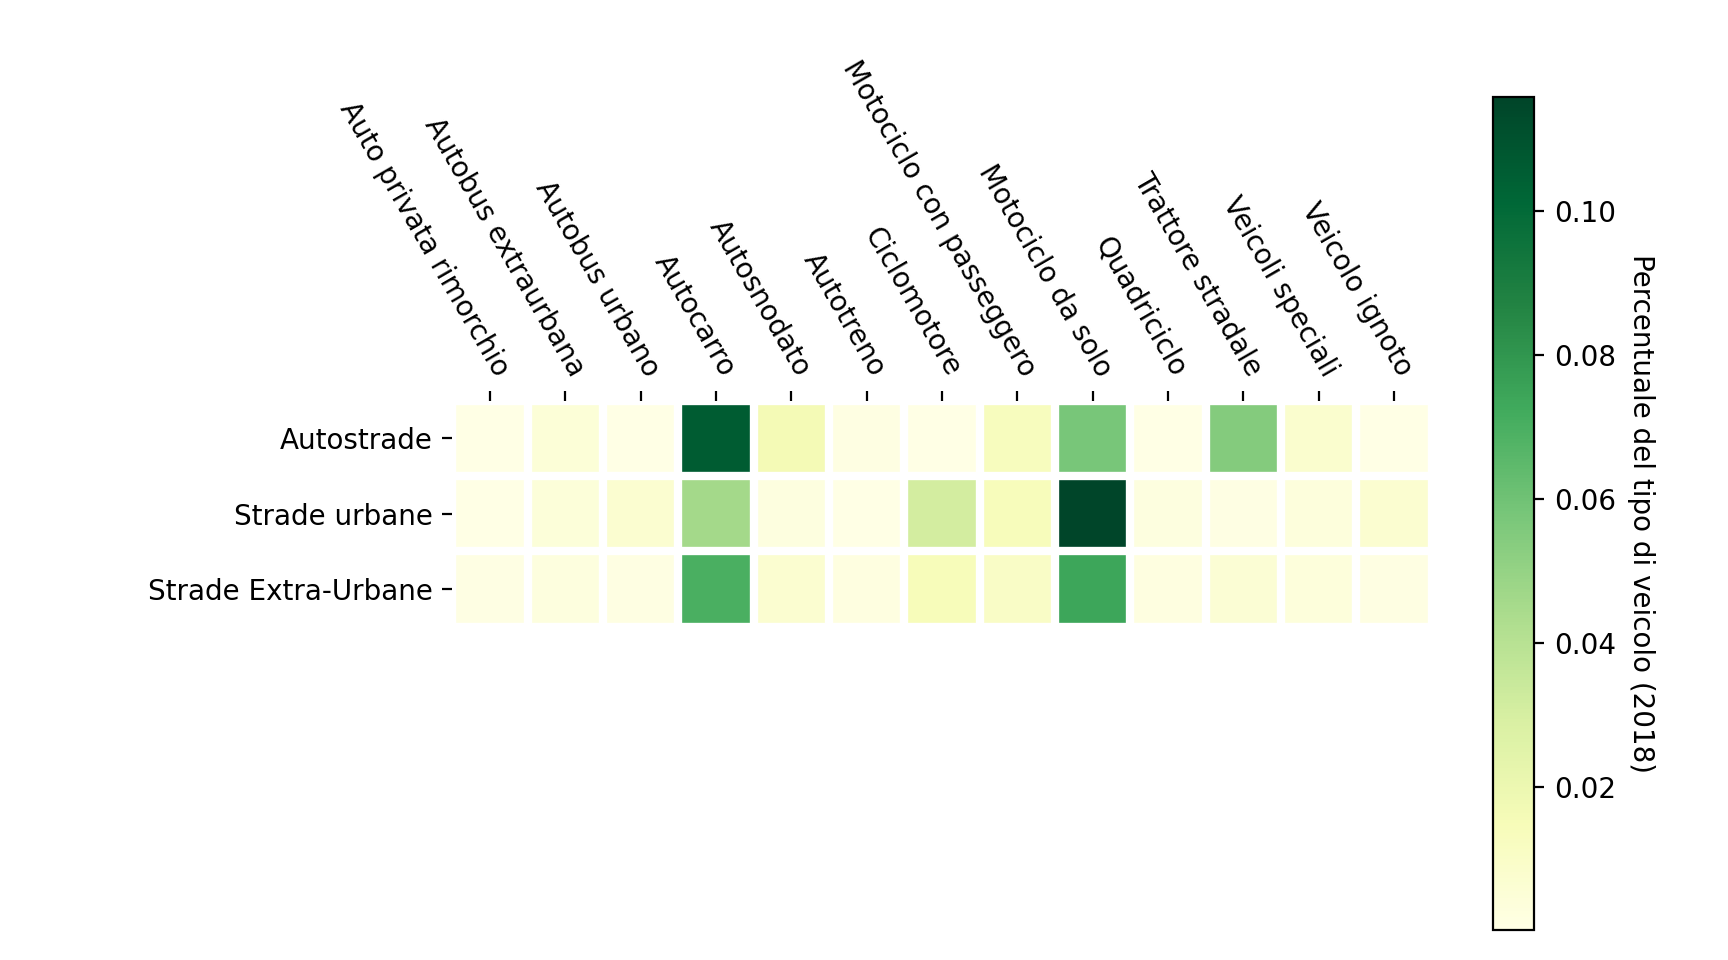

The Python source for this figure:

import pandas as pd
import matplotlib.pyplot as plt
import sys
sys.path.append("src/")
import label_utils
import heatmap as H

data = pd.read_csv("dataset/incidenti/istat/incidenti_2018.txt", sep="\t")

autostrade_veicoli = data[data['localizzazione_incidente'] == 7]['tipo_veicolo_a']
autostrade_veicoli = label_utils.join_labels(autostrade_veicoli, "dataset/incidenti/istat/Classificazioni/tipo_veicoli__b_.csv").value_counts(normalize=True).sort_index()

strade_urbane = data[(data['localizzazione_incidente'] == 1) | (data['localizzazione_incidente'] == 2) | (data['localizzazione_incidente'] == 3)]['tipo_veicolo_a']
strade_urbane = label_utils.join_labels(strade_urbane, "dataset/incidenti/istat/Classificazioni/tipo_veicoli__b_.csv").value_counts(normalize=True).sort_index()

strade_extraurbane = data[(data['localizzazione_incidente'] == 4) | (data['localizzazione_incidente'] == 5) | (data['localizzazione_incidente'] == 6)]['tipo_veicolo_a']
strade_extraurbane = label_utils.join_labels(strade_extraurbane, "dataset/incidenti/istat/Classificazioni/tipo_veicoli__b_.csv").value_counts(normalize=True).sort_index()

autostrade_veicoli = autostrade_veicoli[autostrade_veicoli.index != 'Auto privata']
strade_urbane = strade_urbane[strade_urbane.index != 'Auto privata']
strade_extraurbane = strade_extraurbane[strade_extraurbane.index != 'Auto privata']

df = pd.DataFrame([
   autostrade_veicoli, strade_urbane, strade_extraurbane
], index=['Autostrade', 'Strade urbane', 'Strade Extra-Urbane']).transpose().dropna().transpose()

fig, ax = plt.subplots()

im, cbar = H.heatmap(df, df.index, df.columns, ax=ax, cmap="YlGn", cbarlabel="Percentuale del tipo di veicolo (2018)", xticks_rotated=True)
texts = H.annotate_heatmap(im, valfmt="")

fig.tight_layout()
plt.show()
